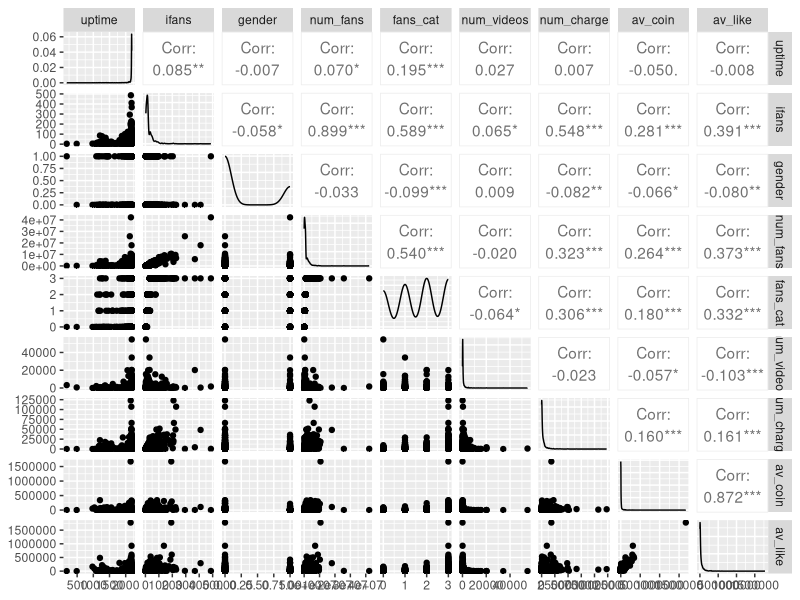
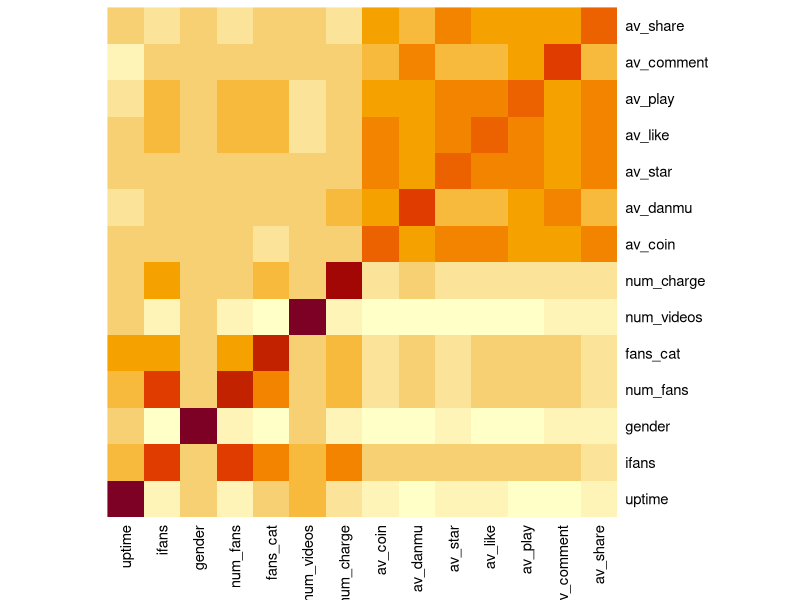

Generate these figures, in order, with R:
#-*- coding: utf-8 -*-
library(GGally)
library(tidyverse)

data = read.csv("./Datasets/bilibili.csv",header=T)
colnames(data)[1] = "idx"

## Create Scatter Plot Matrix
ggpairs(data[,c(3:10,13)])#use av_coin av_like作为代表画spm
corr = cor(data[,-1:-2])
heatmap(corr,Colv = NA,Rowv=NA,scale = "column")
